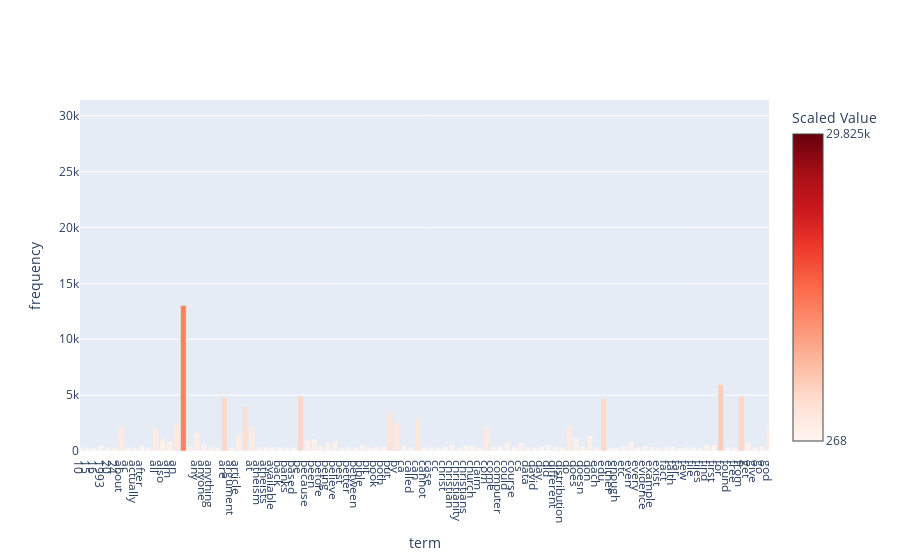

The notebook cell this image was saved under:
### Markdown cell above
### >>> **Exercise 13 (take home):**
If you want a nicer interactive visualization here, I would encourage you try to install and use plotly to achieve this.

### Code cell
# Answer here
import plotly.express as px
import plotly.graph_objects as go

# get top k frequent term, and sort them back in the original order
top_300_indices = term_frequencies.argsort()[::-1][:300]
top_300_indices = top_300_indices[np.argsort(top_300_indices)]
print(top_300_indices)

top_300_features = [count_vect.get_feature_names_out()[i] for i in top_300_indices]
print(top_300_features)

x = top_300_features
y = term_frequencies[top_300_indices]

# fig = px.bar(x=x, y=y)
fig = go.Figure()
fig.add_trace(go.Bar(x=x, y=y,
                    marker=dict(
                    color=y,
                    colorscale='Reds', 
                    colorbar=dict(title='Scaled Value', tickvals=[min(y), max(y)]) 
                )))


# Create a layout for the chart
fig.update_xaxes(
    title_text="term",
    fixedrange=False,
    range=[0, 100],
    constrain="domain",
    tickmode='array',  # Set tickmode to 'array' to use an array of tickvals
    tickvals=list(range(len(x))),  # Set tickvals to the range of x-values
    ticktext=x,  # Set ticktext to the x-labels
    autorange=False, showline=True
)

fig.update_yaxes(
    title_text="frequency",
    fixedrange=True
)
fig.update_layout(hovermode="x")
fig.show(config={"scrollZoom": True, "displayModeBar": True})

### Figure 1 — Plotly figure (JSON) as saved in the notebook; plotly's stock layout.template omitted (floating-point values rounded to 4 significant figures; data arrays with more than 128 entries replaced by an {"elided": "..."} marker saying what was removed)
{"data": [{"marker": {"color": {"elided": "300 int values"}, "colorbar": {"tickvals": [268, 29825], "title": {"text": "Scaled Value"}}, "colorscale": [[0, "rgb(255,245,240)"], [0.125, "rgb(254,224,210)"], [0.25, "rgb(252,187,161)"], [0.375, "rgb(252,146,114)"], [0.5, "rgb(251,106,74)"], [0.625, "rgb(239,59,44)"], [0.75, "rgb(203,24,29)"], [0.875, "rgb(165,15,21)"], [1, "rgb(103,0,13)"]]}, "type": "bar", "x": {"elided": "300 str values"}, "y": {"elided": "300 int values"}}], "layout": {"hovermode": "x", "xaxis": {"autorange": false, "constrain": "domain", "fixedrange": false, "range": [0, 100], "showline": true, "tickmode": "array", "ticktext": {"elided": "300 str values"}, "tickvals": {"elided": "300 int values"}, "title": {"text": "term"}}, "yaxis": {"fixedrange": true, "title": {"text": "frequency"}}}}
